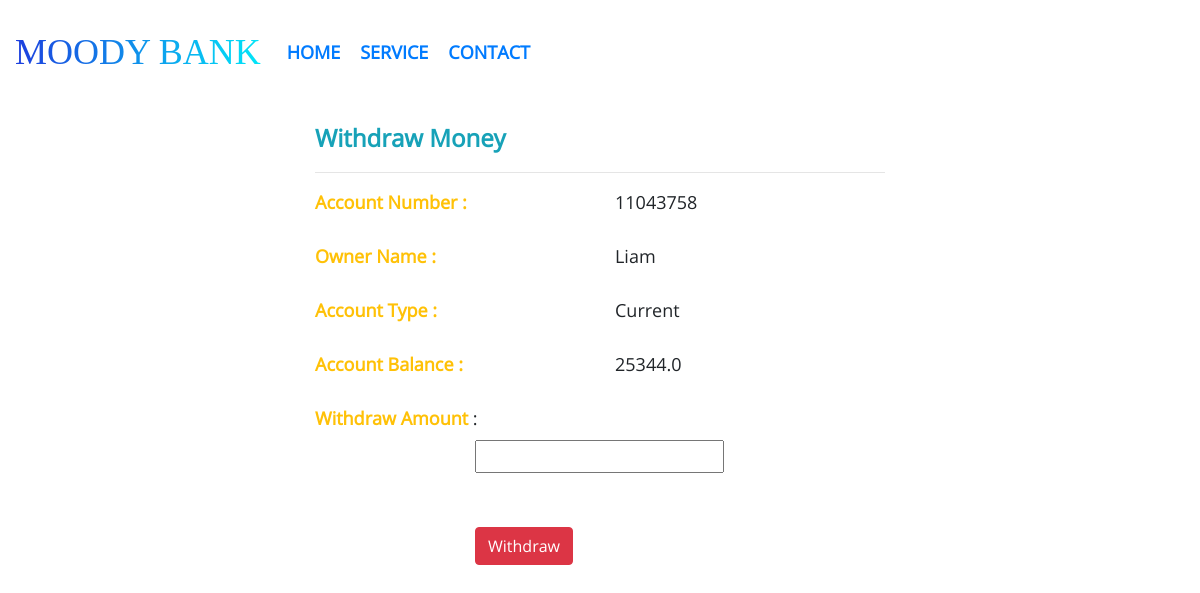
Page /withdraw/11043758 on the committed database.
### application/models.py (models this page shows, shortened)
class Account(db.Model):
	acc_no = db.Column(db.Integer, primary_key=True)
	acc_balance = db.Column(db.Float, nullable=False)
	acc_type = db.Column(db.String(1), nullable=False)
	acc_createDate = db.Column(db.DateTime, nullable=False, default=d.today())
	cust_id = db.Column(db.Integer, db.ForeignKey('customer.cust_id'), nullable=False)

class Customer(db.Model):
	ssn = db.Column(db.Integer, primary_key=True)
	cust_id = db.Column(db.Integer, unique=True, nullable=False)
	cust_name = db.Column(db.String(20), nullable=False)
	cust_address = db.Column(db.Text, nullable=False)
	cust_contact = db.Column(db.Integer,nullable=False)
	cust_age = db.Column(db.Integer, nullable=False)
	cust_state = db.Column(db.String(20),nullable=False)
	cust_city = db.Column(db.String(30),nullable=False)
	accounts = db.relationship('Account', backref='Owner', lazy=True)
	transactions = db.relationship('Transaction', backref='Owner', lazy=True)

### application/routes.py (the view, shortened to what this page needs)
@app.route("/withdraw/<int:acc_no>",methods=["GET","POST"])
def withdraw(acc_no):
	form = WithdrawMoneyForm()
	account = Account.query.filter_by(acc_no=acc_no).first()
	return render_template("withdraw.html",title="Withdraw Money", account=account, form=form)

### application/forms.py (shortened to what this page needs)
class WithdrawMoneyForm(FlaskForm):
	withdrawAmount = FloatField("Withdraw Amount", validators=[DataRequired()])
	submit = SubmitField("Withdraw")

### application/templates/withdraw.html (shortened to what this page needs)
{% extends "layout.html" %}
{% block content %}
    <div class="row" style="font-size: large;">
        <div class="col-3"></div>
        <div class="col align-self-center">
            <legend class="text-info" style="font-weight: bold;">Withdraw Money</legend><hr/>
            <div class="row">
                <div class="col-6 text-warning" style="font-weight: bold;">Account Number :</div><br/><br/>
                <div class="col-6">{{ account.acc_no }}</div>
            </div>
            <div class="row">
                <div class="col-6 text-warning" style="font-weight: bold;">Owner Name :</div><br/><br/>
                <div class="col-6">{{ account.Owner.cust_name }}</div>
            </div>
            <div class="row">
                <div class="col-6 text-warning" style="font-weight: bold;">Account Type :</div><br/><br/>
                {% if account.acc_type == 'S'%}
                <div class="col-6">Savings</div>
                {% elif account.acc_type == 'C' %}
                <div class="col-6">Current</div>
                {% endif %}
            </div>
            <div class="row">
                <div class="col-6 text-warning" style="font-weight: bold;">Account Balance :</div><br/> <br/>
                <div class="col-6">{{ account.acc_balance }}</div>
            </div>
            <div>
                <form action="" method="POST">
                    {{ form.withdrawAmount.label(class="text-warning",style="font-weight: bold;") }} :
                           {{ form.withdrawAmount(style="margin-left:160px;") }}
              <br/><br/> <br/>    {{ form.submit(class="btn btn-danger",style="margin-left:160px;") }}
                </form>
            </div>
        </div>
        <div class="col-3"></div>
    </div>
{% endblock %}

### application/static/css/style1.css (style rules this page uses)
body { overflow: hidden; overflow-y: auto; font-family: "OpenSans-Regular"; }

### rows in the picture
Account: acc_no "11043758", acc_balance "25344.0"
Customer: Owner.cust_name "Liam"
